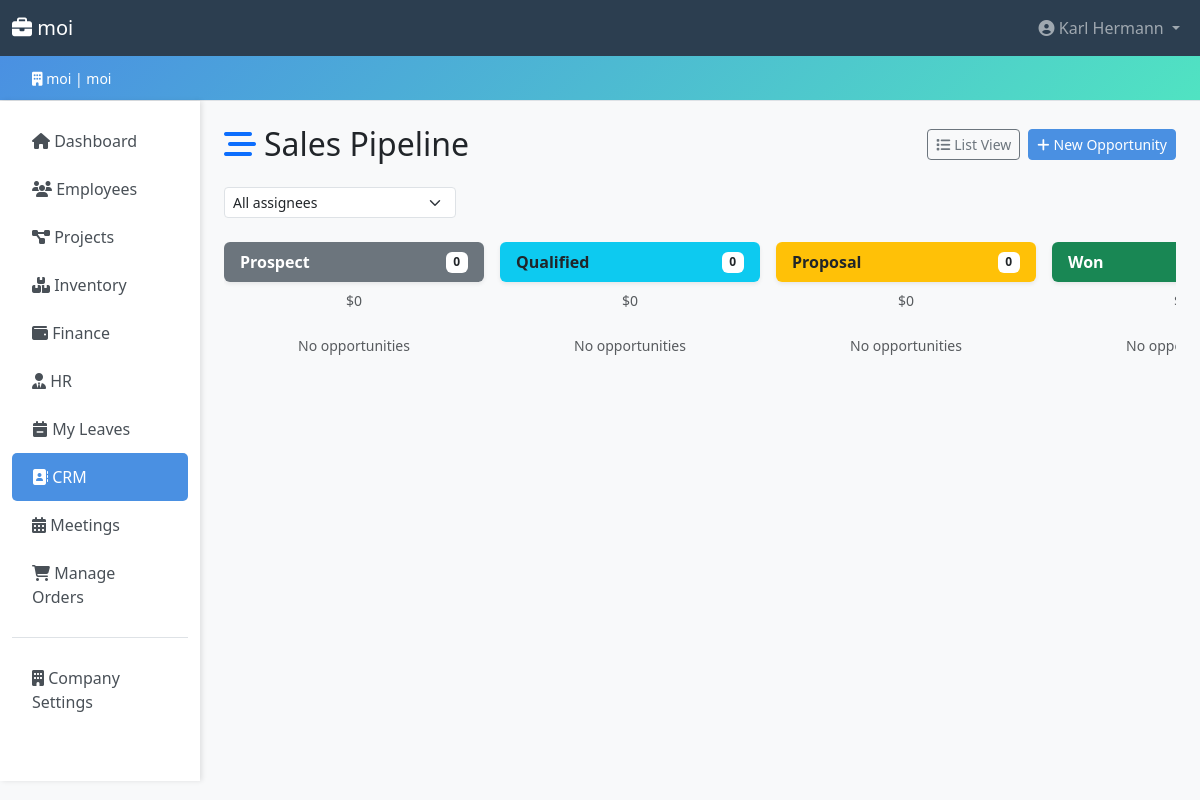
Screenshot of /crm/pipeline/ (signed in) with the database file from the repository.
### accounts/models.py (models this page shows, shortened)
class Company(models.Model):
    PLAN_CHOICES = [
        ('free', 'Free'),
        ('basic', 'Basic'),
        ('premium', 'Premium'),
        ('enterprise', 'Enterprise'),
    ]
    company_id = models.UUIDField(default=uuid.uuid4, editable=False, unique=True)
    name = models.CharField(max_length=200)
    domain = models.CharField(max_length=200, unique=True, db_index=True)
    company_password = models.CharField(max_length=256)  # increased from 128 → 256 for future hash algo headroom
    contact_email = models.EmailField()
    contact_phone = models.CharField(
        max_length=20,
        blank=True,
        validators=[RegexValidator(r'^\+?[\d\s\-().]{7,20}$', 'Enter a valid phone number.')],
    )
    address = models.TextField(blank=True)
    subscription_plan = models.CharField(
        max_length=20,
        choices=PLAN_CHOICES,
        default='free',
    )
    is_active = models.BooleanField(default=True)
    created_at = models.DateTimeField(auto_now_add=True)
    updated_at = models.DateTimeField(auto_now=True)
    class Meta:
        verbose_name_plural = 'Companies'
        ordering = ['name']
        indexes = [
            models.Index(fields=['domain']),
            models.Index(fields=['is_active']),
        ]

class User(AbstractUser):
    ROLE_CHOICES = [
        ('admin', 'Admin'),
        ('hr_manager', 'HR Manager'),
        ('accountant', 'Accountant'),
        ('manager', 'Manager'),
        ('secretary', 'Secretary'),
        ('stock_manager', 'Stock Manager'),
        ('employee', 'Employee'),
    ]
    username = None  # replaced by email
    email = models.EmailField(unique=True, db_index=True)
    company = models.ForeignKey(
        Company,
        on_delete=models.CASCADE,
        related_name='users',
        null=True,
        blank=True,
    )
    phone = models.CharField(
        max_length=20,
        blank=True,
        validators=[RegexValidator(r'^\+?[\d\s\-().]{7,20}$', 'Enter a valid phone number.')],
    )
    department = models.CharField(max_length=100, blank=True)
    position = models.CharField(max_length=100, blank=True)
    role = models.CharField(
        max_length=20,
        choices=ROLE_CHOICES,
        default='employee',
        db_index=True,
        help_text='User role for access control.',
    )
    is_company_admin = models.BooleanField(
        default=False,
        help_text='Designates whether the user can manage company settings.',
    )
    last_login_ip = models.GenericIPAddressField(null=True, blank=True)
    objects = CustomUserManager()
    USERNAME_FIELD = 'email'
    REQUIRED_FIELDS = ['first_name', 'last_name']
    class Meta:
        ordering = ['email']
        indexes = [
            models.Index(fields=['company', 'role']),
            models.Index(fields=['company', 'is_active']),
        ]
    def get_full_name(self) -> str:
        return f'{self.first_name} {self.last_name}'.strip() or self.email

### crm/views.py (the view)
# urls.py: path('pipeline/', views.pipeline, name='pipeline'),
@role_required(*CRM_ROLES)
def pipeline(request):
    company = request.user.company
    qs = (
        Opportunity.objects
        .filter(company=company)
        .select_related('contact', 'assigned_to__user')
        .order_by('-value')
    )
    assigned_filter = request.GET.get('assigned_to', '').strip()
    if assigned_filter:
        qs = qs.filter(assigned_to_id=assigned_filter)
    stages = Opportunity.STAGE_CHOICES
    columns = []
    for stage_key, stage_label in stages:
        items = [o for o in qs if o.stage == stage_key]
        total = sum(o.value for o in items)
        columns.append({
            'key': stage_key,
            'label': stage_label,
            'items': items,
            'count': len(items),
            'total': total,
        })
    employees = Employee.objects.filter(company=company, status='active').select_related('user')
    return render(request, 'crm/pipeline.html', {
        'columns': columns,
        'employees': employees,
        'assigned_filter': assigned_filter,
        'stage_choices': stages,
    })

### templates/crm/pipeline.html (shortened to what this page needs)
{% extends 'base.html' %}
{% block content %}
<div class="d-flex justify-content-between align-items-center mb-4">
  <h2 class="mb-0"><i class="fas fa-stream text-primary me-2"></i>Sales Pipeline</h2>
  <div class="d-flex gap-2">
    <a href="{% url 'crm:opportunity_list' %}" class="btn btn-outline-secondary btn-sm">
      <i class="fas fa-list me-1"></i>List View
    </a>
    <a href="{% url 'crm:opportunity_create' %}" class="btn btn-primary btn-sm">
      <i class="fas fa-plus me-1"></i>New Opportunity
    </a>
  </div>
</div>
<form method="get" class="mb-4">
  <div class="row g-2 align-items-end">
    <div class="col-md-3">
      <select name="assigned_to" class="form-select form-select-sm" onchange="this.form.submit()">
        <option value="">All assignees</option>
      </select>
    </div>
  </div>
</form>
<div class="d-flex gap-3 overflow-auto pb-3" style="min-height: 60vh;">
  {% for col in columns %}
  <div class="flex-shrink-0" style="width: 260px;">
    <div class="card border-0 shadow-sm mb-2">
      <div class="card-body py-2 px-3 d-flex justify-content-between align-items-center
        {% if col.key == 'won' %}bg-success text-white
        {% elif col.key == 'lost' %}bg-danger text-white
        {% elif col.key == 'proposal' %}bg-warning
        {% elif col.key == 'qualified' %}bg-info text-dark
        {% else %}bg-secondary text-white{% endif %}
        rounded">
        <span class="fw-semibold">{{ col.label }}</span>
        <span class="badge bg-white text-dark">{{ col.count }}</span>
      </div>
    </div>
    <div class="text-muted small text-center mb-2">${{ col.total|floatformat:0 }}</div>
    {% for opp in col.items %}
    <div class="card shadow-sm mb-2 border-start border-3
      {% if col.key == 'won' %}border-success
      {% elif col.key == 'lost' %}border-danger
      {% elif col.key == 'proposal' %}border-warning
      {% elif col.key == 'qualified' %}border-info
      {% else %}border-secondary{% endif %}">
      <div class="card-body p-3">
        <p class="fw-semibold mb-1 small">{{ opp.title }}</p>
        <p class="text-muted small mb-1">
          <i class="fas fa-user me-1"></i>{{ opp.contact.name }}
          {% if opp.contact.organization %}<br>
          <i class="fas fa-building me-1"></i>{{ opp.contact.organization }}{% endif %}
        </p>
        <p class="fw-bold text-success mb-2">${{ opp.value|floatformat:0 }}</p>
        {% if opp.assigned_to %}
        <p class="small text-muted mb-1">
          <i class="fas fa-user-tie me-1"></i>{{ opp.assigned_to.full_name }}
        </p>
        {% endif %}
        {% if opp.follow_up_date %}
        <p class="small mb-2 {% if opp.is_overdue_followup %}text-danger{% else %}text-muted{% endif %}">
          <i class="fas fa-calendar me-1"></i>{{ opp.follow_up_date|date:"d M Y" }}
          {% if opp.is_overdue_followup %}<i class="fas fa-exclamation-circle ms-1"></i>{% endif %}
        </p>
        {% endif %}
        <div class="d-flex gap-1 mt-2">
          <a href="{% url 'crm:opportunity_edit' opp.pk %}" class="btn btn-sm btn-outline-secondary flex-grow-1">
            <i class="fas fa-edit"></i>
          </a>
          {% if col.key == 'prospect' %}
          <button class="btn btn-sm btn-outline-info flex-grow-1 stage-btn"
            data-pk="{{ opp.pk }}" data-stage="qualified" title="Mark Qualified">
            <i class="fas fa-arrow-right"></i>
          </button>
          {% elif col.key == 'qualified' %}
          <button class="btn btn-sm btn-outline-warning flex-grow-1 stage-btn"
            data-pk="{{ opp.pk }}" data-stage="proposal" title="Send Proposal">
            <i class="fas fa-arrow-right"></i>
          </button>
          {% elif col.key == 'proposal' %}
          <button class="btn btn-sm btn-outline-success flex-grow-1 stage-btn"
            data-pk="{{ opp.pk }}" data-stage="won" title="Mark Won">
            <i class="fas fa-check"></i>
          </button>
          <button class="btn btn-sm btn-outline-danger flex-grow-1 stage-btn"
            data-pk="{{ opp.pk }}" data-stage="lost" title="Mark Lost">
            <i class="fas fa-times"></i>
          </button>
          {% endif %}
        </div>
      </div>
    </div>
    {% empty %}
    <div class="text-center text-muted small py-3">No opportunities</div>
    {% endfor %}
  </div>
  {% endfor %}
</div>
{% endblock %}

### templates/base.html (shortened to what this page needs)
<!DOCTYPE html>
{% load role_tags %}
<html lang="en">
<head>
    <link href="https://cdn.jsdelivr.net/npm/bootstrap@5.3.0/dist/css/bootstrap.min.css" rel="stylesheet">
    <link rel="stylesheet" href="https://cdnjs.cloudflare.com/ajax/libs/font-awesome/6.4.0/css/all.min.css">
</head>
<body>
    {% if user.is_authenticated %}
    <nav class="navbar navbar-expand-lg navbar-dark">
        <div class="container-fluid">
            <a class="navbar-brand" href="{% url 'core:dashboard' %}">
                <i class="fas fa-briefcase"></i> {{ company.name }}
            </a>
            <div class="collapse navbar-collapse" id="navbarNav">
                <ul class="navbar-nav ms-auto">
                    <li class="nav-item dropdown">
                        <a class="nav-link dropdown-toggle" href="#" id="navbarDropdown" role="button" data-bs-toggle="dropdown">
                            <i class="fas fa-user-circle"></i> {{ user.get_full_name }}
                        </a>
                    </li>
                </ul>
            </div>
        </div>
    </nav>
    <div class="company-banner">
        <div class="container-fluid">
            <small><i class="fas fa-building"></i> {{ company.name }} | {{ company.domain }}</small>
        </div>
    </div>
    {% endif %}
    <div class="container-fluid">
        <div class="row">
            {% if user.is_authenticated %}
            <nav class="col-md-2 d-md-block sidebar py-3">
                <div class="position-sticky">
                    <ul class="nav flex-column">
                        <li class="nav-item">
                            <a class="nav-link {% if request.resolver_match.app_name == 'core' and request.resolver_match.url_name == 'dashboard' %}active{% endif %}"
                               href="{% url 'core:dashboard' %}">
                                <i class="fas fa-home"></i> Dashboard
                            </a>
                        </li>
                        {% if user|has_role:'admin,hr_manager,manager,accountant,secretary,stock_manager,employee' %}
                        <li class="nav-item">
                            <a class="nav-link {% if request.resolver_match.app_name == 'employees' %}active{% endif %}"
                               href="{% url 'employees:employee_list' %}">
                                <i class="fas fa-users"></i> Employees
                            </a>
                        </li>
                        {% endif %}
                        {% if user|has_role:'admin,hr_manager,manager,accountant,secretary,stock_manager,employee' %}
                        <li class="nav-item">
                            <a class="nav-link {% if request.resolver_match.app_name == 'projects' %}active{% endif %}"
                               href="{% url 'projects:project_list' %}">
                                <i class="fas fa-project-diagram"></i> Projects
                            </a>
                        </li>
                        {% endif %}
                        {% if user|has_role:'admin,manager,hr_manager,accountant,secretary,stock_manager,employee' %}
                        <li class="nav-item">
                            <a class="nav-link {% if request.resolver_match.app_name == 'inventory' %}active{% endif %}"
                               href="{% url 'inventory:stock_list' %}">
                                <i class="fas fa-boxes"></i> Inventory
                            </a>
                        </li>
                        {% endif %}
                        {% if user|has_role:'admin,accountant,manager' %}
                        <li class="nav-item">
                            <a class="nav-link {% if request.resolver_match.app_name == 'finance' %}active{% endif %}"
                               href="{% url 'finance:account_list' %}">
                                <i class="fas fa-wallet"></i> Finance
                            </a>
                        </li>
                        {% endif %}
                        {% if user|has_role:'admin,hr_manager' %}
                        <li class="nav-item">
                            <a class="nav-link {% if request.resolver_match.app_name == 'hr' %}active{% endif %}"
                               href="{% url 'hr:position_list' %}">
                                <i class="fas fa-user-tie"></i> HR
                            </a>
                        </li>
                        {% endif %}
                        {% if user|has_role:'admin,hr_manager,manager,secretary,accountant,stock_manager,employee' %}
                        <li class="nav-item">
                            <a class="nav-link {% if request.resolver_match.app_name == 'hr' and 'leave' in request.resolver_match.url_name %}active{% endif %}"
                               href="{% url 'hr:my_leave_list' %}">
                                <i class="fas fa-calendar-minus"></i> My Leaves
                            </a>
                        </li>
                        {% endif %}
                        {% if user|has_role:'admin,manager,secretary' %}
                        <li class="nav-item">
                            <a class="nav-link {% if request.resolver_match.app_name == 'crm' %}active{% endif %}"
                               href="{% url 'crm:contact_list' %}">
                                <i class="fas fa-address-book"></i> CRM
                            </a>
                        </li>
                        {% endif %}
                        {% if user|has_role:'admin,hr_manager,manager,secretary,accountant,employee' %}
                        <li class="nav-item">
                            <a class="nav-link {% if request.resolver_match.app_name == 'meetings' %}active{% endif %}"
                               href="{% url 'meetings:dashboard' %}">
                                <i class="fas fa-calendar-alt"></i> Meetings
                            </a>
                        </li>
                        {% endif %}
                        {% if is_company_admin or user.is_superuser %}
                        <li class="nav-item">
                            <a class="nav-link {% if request.resolver_match.app_name == 'marketplace' and request.resolver_match.url_name == 'admin_order_dashboard' %}active{% endif %}"
                               href="{% url 'marketplace:admin_order_dashboard' %}">
                                <i class="fas fa-shopping-cart"></i> Manage Orders
                            </a>
                        </li>
                        {% endif %}
                        {% if is_company_admin or user.is_superuser %}
                        <li class="nav-item mt-3 border-top pt-3">
                            <a class="nav-link {% if request.resolver_match.app_name == 'accounts' and request.resolver_match.url_name == 'company_profile' %}active{% endif %}"
                               href="{% url 'accounts:company_profile' %}">
                                <i class="fas fa-building"></i> Company Settings
                            </a>
                        </li>
                        {% endif %}
                    </ul>
                </div>
            </nav>
            {% endif %}
            <main class="col-md-10 ms-sm-auto px-md-4 py-4">
                {% block content %}{% endblock %}
            </main>
        </div>
    </div>
</body>
</html>

### rows the page displays
Company: name "moi", domain "moi"
User: get_full_name "Karl Hermann"

### other values shown
{{ col.label }} "Prospect" "Qualified" "Proposal" "Won"
{{ col.count }} "0" "0" "0"
{{ col.total|floatformat:0 }} "0" "0" "0"
